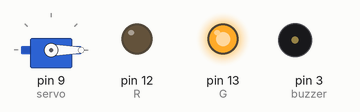
Bench run of a sketch on a simulated Arduino Uno, built with avr-gcc and run on an emulated ATmega328P. On the bench: servo, output pins drawn as LEDs (lit = HIGH), buzzer (waves = sounding, pin HIGH).

Above: at 0.05 s.
At 1.35 s:
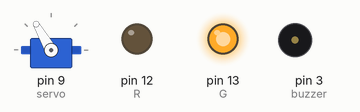
At 2.65 s:
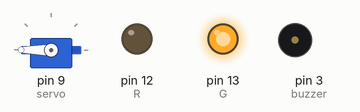
At 5.25 s:
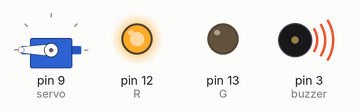
At 7.3 s:
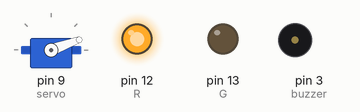
At 10.45 s:
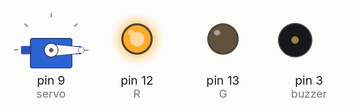
Timing chart, 0 to 13.7 s (numbered marks = the images above):
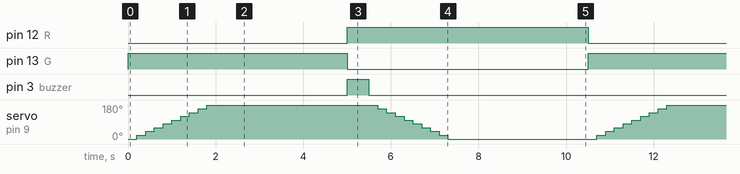

Measured:
- by itself, pin 12 (R): alternates HIGH for 5.5 s and LOW for 5.0 s
- by itself, pin 13 (G): alternates HIGH for 5.0 s and LOW for 5.5 s
- by itself, pin 3 (buzzer): alternates HIGH for 0.50 s and LOW for 10.0 s
- by itself, servo on pin 9 (servo): repeats every 10.5 s: 40° 0.20 s, 60° 0.20 s, 80° 0.20 s, 100° 0.20 s, 120° 0.20 s, 140° 0.20 s, 160° 0.20 s, 180° 3.9 s, 160° 0.20 s, 140° 0.20 s, 120° 0.20 s, 100° 0.20 s, 80° 0.20 s, 60° 0.20 s, 40° 0.20 s, 20° 0.20 s, 0° 3.4 s, 20° 0.20 s

The sketch:

demo.ino
```cpp
#include <Servo.h>

const int analog = A0;
const int digital = 2;
const int R = 12;
const int G = 13;
const int servo = 9;
const int buzzer = 3;

Servo myservo;
bool open = false;

int val = 0;
int messungen[50];
void setup() {
  // put your setup code here, to run once:
  Serial.begin(9600);
  pinMode(R, OUTPUT);
  pinMode(G, OUTPUT);
  pinMode(buzzer, OUTPUT);
  myservo.attach(servo);
}

void openFlower() {
  if (!open) {
    for(int i = 90; i >= -90; i -= 20) {
      myservo.write(90-i);
      delay(200);
    }
    open = true;
  }

}

void closeFlower() {
  if (open) {
    for(int i = -90; i <= 90; i += 20) {
      myservo.write(90-i);
      delay(200);
    }
    open = false;
  }

}

int dif(int messungen[]) {
  int min = messungen[0];
  int max = messungen[0];

  for (int i = 1; i < 50; i++) {
    if (messungen[i] > max) {
      max = messungen[i];
    } else if (messungen[i] < min) {
      min = messungen[i];
    }
  }
    return max-min;

}

void checkDifs(int difs[]) {
  int threshold = 10;
  int counter = 0;
  for (int i = 0; i < 10; i++) {
    if (difs[i] >= threshold) {
      counter += 1;
    }
  }
  if (counter >= 4) {
    digitalWrite(G, LOW);
    digitalWrite(R, HIGH);
    closeFlower();
    delay(1000);
  } else {
    digitalWrite(G, HIGH);
    digitalWrite(R, LOW);
    tone(buzzer, 1000, 500);
    delay(500);
    openFlower();
    delay(1000);
  }
}

void loop() {
  // put your main code here, to run repeatedly:
  /*
  int difs[10];
  for(int i = 0; i < 10; i++) {
    for(int i = 0; i < 50; i++) {
      val = analogRead(analog);
      //Serial.println(val);
      messungen[i] = val;
      delay(10);
    }
    int difference = dif(messungen);
    Serial.println(difference);
    difs[i] = difference;
    checkDifs(difs);
  }
  */
  digitalWrite(G, HIGH);
  digitalWrite(R, LOW);
  openFlower();
  delay(3000);
  digitalWrite(G, LOW);
  digitalWrite(R, HIGH);
  digitalWrite(buzzer, HIGH);
  delay(500);
  digitalWrite(buzzer, LOW);
  closeFlower();
  delay(3000);

}
```
